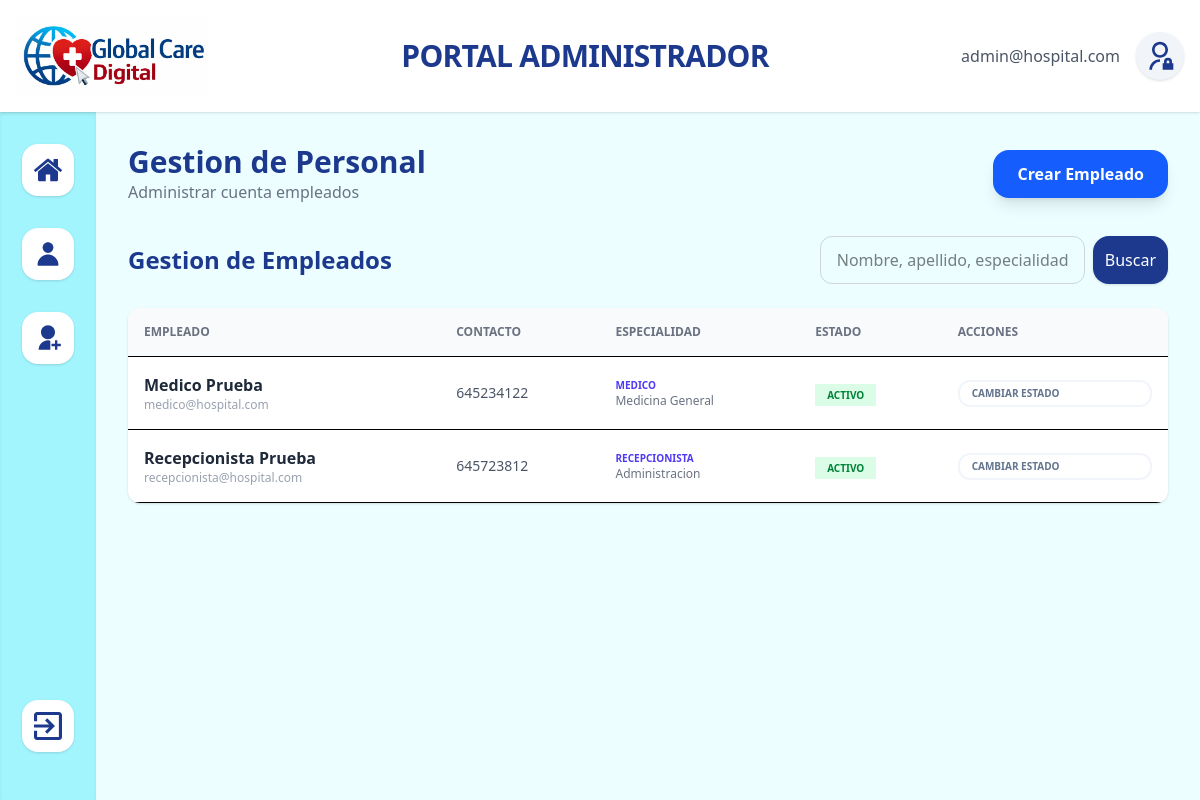
/Vistas/empleado.php (signed in), run on the app's committed database.
### tables this page shows
CREATE TABLE `usuarios` (
  `id` int(11) NOT NULL,
  `email` varchar(100) NOT NULL,
  `password` varchar(255) NOT NULL,
  `cambio_pass` tinyint(1) DEFAULT 1,
  `id_rol` int(11) DEFAULT NULL,
  `fecha_creacion` timestamp NOT NULL DEFAULT current_timestamp(),
  `intentos_fallidos` int(11) DEFAULT 0,
  `ultimo_fallo` datetime DEFAULT NULL,
  `estado` enum('activo','inactivo') DEFAULT NULL
);

CREATE TABLE `perfiles_empleados` (
  `id` int(11) NOT NULL,
  `id_usuario` int(11) NOT NULL,
  `nombre` varchar(100) NOT NULL,
  `apellidos` varchar(100) NOT NULL,
  `telefono` varchar(20) DEFAULT NULL,
  `id_especialidad` int(11) DEFAULT NULL
);

CREATE TABLE `roles` (
  `id` int(11) NOT NULL,
  `nombre_rol` varchar(50) NOT NULL
);

CREATE TABLE `especialidades` (
  `id` int(11) NOT NULL,
  `nombre_especialidad` varchar(100) NOT NULL
);

### Vistas/empleado.php (the view, shortened to what this page needs)
<?php
require_once '../config/db.php';
$busqueda = trim($_GET['q'] ?? '');
if($busqueda){
    $sql = "SELECT u.id, u.email, u.estado, p.nombre, p.apellidos, r.nombre_rol, p.telefono, e.nombre_especialidad
            FROM usuarios u
            JOIN roles r ON u.id_rol = r.id
            LEFT JOIN perfiles_empleados p ON u.id = p.id_usuario
            LEFT JOIN especialidades e ON p.id_especialidad = e.id
            WHERE (p.nombre LIKE ? OR p.apellidos LIKE ? or e.nombre_especialidad LIKE ? OR u.email LIKE ?)
            AND u.id_rol IN (2, 3)
            ORDER BY p.nombre ASC";
    $stmt = $pdo->prepare($sql);
    $stmt ->execute(["%$busqueda%", "%$busqueda%", "%$busqueda%", "%$busqueda%"]);
}else{
    $sql = "SELECT u.id, u.email, u.estado, p.nombre, p.apellidos, r.nombre_rol, p.telefono, e.nombre_especialidad
            FROM usuarios u
            JOIN roles r ON u.id_rol = r.id
            LEFT JOIN perfiles_empleados p ON u.id = p.id_usuario
            LEFT JOIN especialidades e ON p.id_especialidad = e.id
            WHERE u.id_rol IN (2, 3)
            ORDER BY u.id DESC LIMIT 20";
    $stmt = $pdo->prepare($sql);
    $stmt->execute();
}
$empleados = $stmt->fetchAll();
?>
<!DOCTYPE html>
<html lang="es">
    <head>
        <script src="https://cdn.jsdelivr.net/npm/@tailwindcss/browser@4"></script>
    </head>
    <body>
        <div class= "min-h-screen w-screen bg-[oklch(98.4%_0.019_200.873)] flex flex-col">
            <?php include '../components/headerA.php'; ?>
            <div class="flex flex-1 overflow-hidden">
                <?php include '../components/sidebarA.php'; ?>
                <main class="flex-1 p-8 overflow-y-auto">
                    <div class="flex justify-between items-center mb-8">
                        <div>
                            <h1 class="text-3xl font-black text-blue-900">Gestion de Personal</h2>
                            <p class="text-gray-500">Administrar cuenta empleados</p>
                        </div>
                        <button type="button" onclick="crearEmpleado()" class="bg-blue-600 text-white px-6 py-3 rounded-2xl font-bold hover:bg-blue-700 shadow-lg transition-all flex items-center gap-2">Crear Empleado</button>
                    </div>
                    <div class="flex justify-between items-center mb-6">
                        <h2 class="text-2xl font-bold text-blue-900">Gestion de Empleados</h2>
                        <form action="" method="GET" class="flex gap-2">
                            <input type="text" name="q" value="<?php echo htmlspecialchars($busqueda); ?>" placeholder="Nombre, apellido, especialidad..." class="border border-gray-300 px-4 py-2 rounded-xl outline-none focus:border-blue-500">
                            <button type="submit" class="bg-blue-900 p-3 rounded-2xl text-white hover:bg-blue-700 transition-colors shadow-sm">Buscar</button>
                        </form>
                    </div>
                    <div class="bg-white shadow rounded-xl overflow-hidden">
                        <table class="w-full text-left">
                            <thead class="bg-gray-50 border-b">
                                <tr>
                                    <th class="p-4 text-xs font-semibold uppercase text-gray-500">Empleado</th>
                                    <th class="p-4 text-xs font-semibold uppercase text-gray-500">Contacto</th>
                                    <th class="p-4 text-xs font-semibold uppercase text-gray-500">Especialidad</th>
                                    <th class="p-4 text-xs font-semibold uppercase text-gray-500">Estado</th>
                                    <th class="p-4 text-xs font-semibold uppercase text-gray-500">Acciones</th>
                                </tr>
                            </thead>
                            <tbody>
                                <?php foreach ($empleados as $emp): ?>
                                    <tr class="border-b hover:bg-slate-50 transition-colors">
                                        <td class="p-4">
                                            <div class="flex flex-col">
                                                <span class="font-bold text-gray-800"><?php echo htmlspecialchars(($emp['nombre']) . " " . ($emp['apellidos'])); ?></span>
                                                <span class="text-xs text-gray-400"><?php echo htmlspecialchars($emp['email']); ?></span>
                                            </div>
                                        </td>
                                        <td class="p-4 text-gray-600 text-sm"><?php echo htmlspecialchars($emp['telefono']); ?></td>
                                        <td class="p-4">
                                            <div class="flex flex-col">
                                                <span class="text-[10px] font-black uppercase text-indigo-600"><?php echo $emp['nombre_rol']?></span>
                                                <span class="text-xs text-gray-500"><?php echo htmlspecialchars($emp['nombre_especialidad'] ?? 'Administracion');?></span>
                                            </div>
                                        </td>
                                        <td class="p-4">
                                            <?php
                                                $estado = strtolower($emp['estado'] ?? 'activo');
                                                $colorEstado = ($estado == 'activo') ? 'bg-green-100 text-green-700' : 'bg-red-100 text-red-700';
                                            ?>
                                            <span class="px-3 py-1 rounded-fill text-[10px] font-black uppercase <?php echo $colorEstado; ?>">
                                                <?php echo htmlspecialchars($estado); ?>
                                            </span>
                                        </td>
                                        <td class="p-4">
                                            <div class="flex flex-col">
                                                <button onclick="cambioEstado(<?php echo $emp['id']; ?>, '<?php echo htmlspecialchars($emp['email'], ENT_QUOTES, 'UTF-8'); ?>', '<?php echo $estado; ?>')" class="group flex items-center gap-2 px-3 py-1 rounded-xl border-2 border-slate-100 hover:border-blue-500 hover:bg-blue-50 transition-all cursor-pointer">
                                                    <span class="text-[10px] font-black uppercase text-slate-500 group-hover:text-blue-700">Cambiar Estado</span>
                                                </button>
                                            </div>
                                        </td>
                                    </tr>
                                    <?php endforeach; ?>
                            </tbody>
                        </table>
                    </div>
                </main>
            </div>
    </body>
</html>

### components/headerA.php (shortened to what this page needs)
<header class="w-full bg-white shadow z-10">
                <div class="flex items-center justify-between p-4 w-full">
                    <img src="../images/logo.png" alt="Global Care Digital" class="h-20 w-auto">
                    <h1 class="text-3xl font-semibold text-blue-900 uppercase tracking-tight">Portal Administrador</h1>
                    <div class="flex items-center gap-4 relative">
                        <span class="text-l text-gray-600 font-medium"><?php echo htmlspecialchars($_SESSION['email']); ?></span>
                        <button onclick="toggleMenu()" id="btnPerfil" class="bg-slate-100 p-2 w-12 h-12 flex items-center justify-center rounded-full hover:bg-slate-200 transition-all shadow-sm cursor-pointer focus:outline-none">
                            <svg width="35" height="35" class="fill-current text-blue-900">
                                <use xlink:href="../assets/sprite.svg#icon-admin"></use>
                            </svg>
                        </button>
                    </div>
                </div>
            </header>

### components/sidebarA.php
<aside class="w-24 bg-[oklch(91.7%_0.08_205.041)] text-white flex flex-col items-center gap-8 py-8 shadow-inner">
                    <a class="bg-white p-3 rounded-2xl hover:bg-blue-50 transition-colors shadow-sm" href="dashboard_admin.php" title="Inicio">
                        <svg width="28" height="28" class="fill-current text-blue-900">
                                <use href="../assets/sprite.svg?v=2#icon-home"></use>
                        </svg>
                    </a>
                    <a class="bg-white p-3 rounded-2xl hover:bg-blue-50 transition-colors shadow-sm" href="empleado.php" title="Empleados">
                        <svg width="28" height="28" class="fill-current text-blue-900">
                                <use href="../assets/sprite.svg?v=2#icon-user"></use>
                        </svg>
                    </a>
                    <a class="bg-white p-3 rounded-2xl hover:bg-blue-50 transition-colors shadow-sm" href="javascript:void(0)" onclick="crearEmpleado()" title="Crear Empleado">
                        <svg width="28" height="28" class="fill-current text-blue-900">
                                <use href="../assets/sprite.svg?v=3#icon-user-mas"></use>
                        </svg>
                    </a>
                    <a class="mt-auto mb-4 bg-white p-3 rounded-2xl hover:bg-blue-50 transition-colors shadow-sm" href="../logout.php" title="Salida">
                        <svg width="28" height="28" class="fill-current text-blue-900">
                                <use href="../assets/sprite.svg?v=2#icon-exit"></use>
                        </svg>
                    </a>
                </aside>

### data on the page
usuarios: perfiles_empleados.nombre+apellidos "Medico Prueba", email "medico@hospital.com", perfiles_empleados.telefono "645234122", id_rol.nombre_rol "MEDICO", especialidades.nombre_especialidad "Medicina General", estado "ACTIVO"
usuarios: perfiles_empleados.nombre+apellidos "Recepcionista Prueba", email "recepcionista@hospital.com", perfiles_empleados.telefono "645723812", id_rol.nombre_rol "RECEPCIONISTA", nombre_especialidad "Administracion", estado "ACTIVO"

### other printed values
$_SESSION['email'] "admin@hospital.com"
